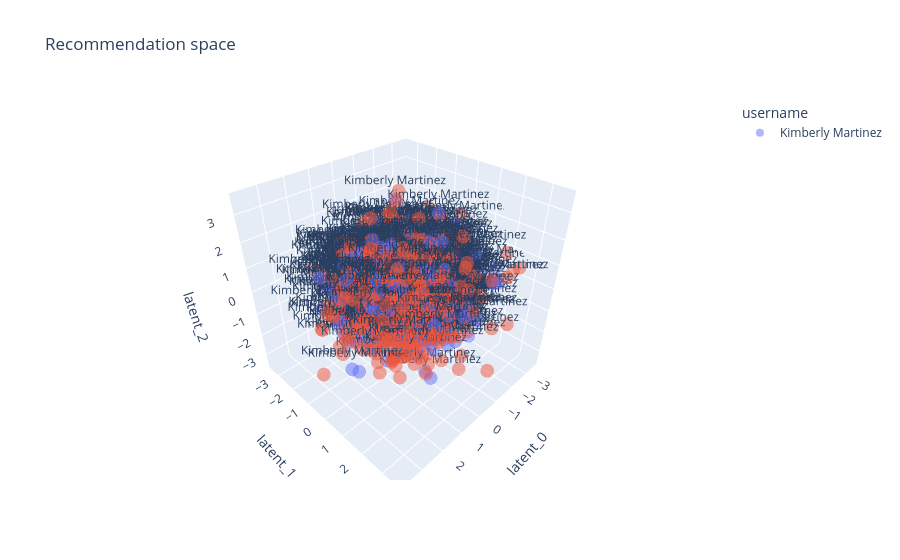

The notebook cell this image was saved under:
### Code cell
best_nn.plot_recommendation(
    df_recommended_tracks=df_recommendations,
    df_recommended_from=user_tracks,
    username=user,
)

### Figure 1 — Plotly figure (JSON) as saved in the notebook; plotly's stock layout.template omitted (floating-point values rounded to 4 significant figures; data arrays with more than 128 entries replaced by an {"elided": "..."} marker saying what was removed)
{"data": [{"hovertemplate": "username=%{text}<br>latent_0=%{x}<br>latent_1=%{y}<br>latent_2=%{z}<extra></extra>", "legendgroup": "Kimberly Martinez", "marker": {"color": "#636efa", "opacity": 0.5, "symbol": "circle"}, "mode": "markers+text", "name": "Kimberly Martinez", "scene": "scene", "showlegend": true, "text": {"elided": "536 str values"}, "textposition": "top center", "type": "scatter3d", "x": {"elided": "536 float values"}, "y": {"elided": "536 float values"}, "z": {"elided": "536 float values"}}, {"hovertemplate": "username=%{text}<br>latent_0=%{x}<br>latent_1=%{y}<br>latent_2=%{z}<extra></extra>", "legendgroup": "", "marker": {"color": "#EF553B", "opacity": 0.5, "symbol": "circle"}, "mode": "markers+text", "name": "", "scene": "scene", "showlegend": false, "text": {"elided": "998 str values"}, "textposition": "top center", "type": "scatter3d", "x": {"elided": "998 float values"}, "y": {"elided": "998 float values"}, "z": {"elided": "998 float values"}}], "layout": {"legend": {"title": {"text": "username"}, "tracegroupgap": 0}, "scene": {"domain": {"x": [0, 1], "y": [0, 1]}, "xaxis": {"title": {"text": "latent_0"}}, "yaxis": {"title": {"text": "latent_1"}}, "zaxis": {"title": {"text": "latent_2"}}}, "title": {"text": "Recommendation space"}}}
